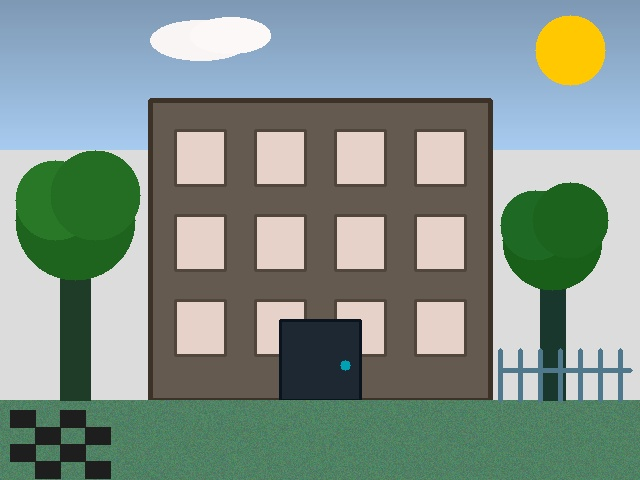
#> input picture workshop-lab4/sample.jpg, 640 x 480 px
$ python grayscale_histogram.py
#> lines starting #> are read from the running program, lines starting #| are printed output that depends on the picture
"""
Workshop Lab 5: Grayscale Histogram
Computes and plots the intensity histogram of a grayscale image.
"""

import cv2
import matplotlib.pyplot as plt
import os

# Load image in grayscale (flag 0)
img = cv2.imread(os.path.join(os.path.dirname(__file__), 'sample.jpg'), 0)
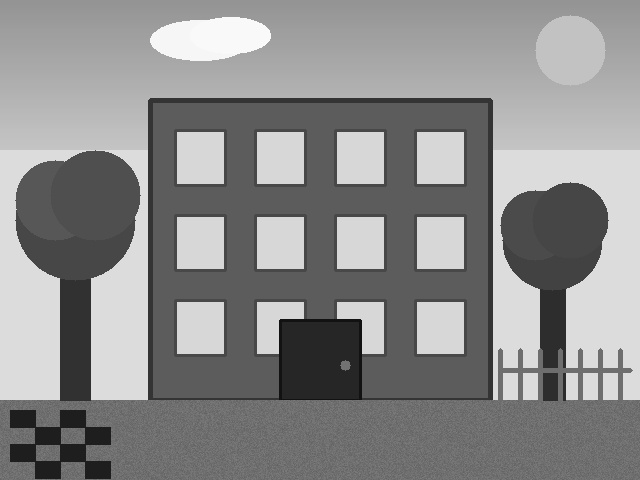
#> img: shape (480, 640); min 12, max 255, mean 139.8

# Compute histogram: 256 bins covering intensity range [0, 256)
hist = cv2.calcHist([img], [0], None, [256], [0, 256])
#> hist = 256 values, max 55220 at index 92, min 0 at index 0, mean 1200

# Plot
plt.figure(figsize=(10, 5))
plt.title('Grayscale Histogram')
plt.xlabel('Pixel Intensity')
plt.ylabel('Frequency')
plt.plot(hist, color='black')
plt.xlim([0, 256])
plt.tight_layout()

os.makedirs(os.path.join(os.path.dirname(__file__), 'outputs'), exist_ok=True)
plt.savefig(os.path.join(os.path.dirname(__file__), 'outputs', 'grayscale_histogram.png'), dpi=150)
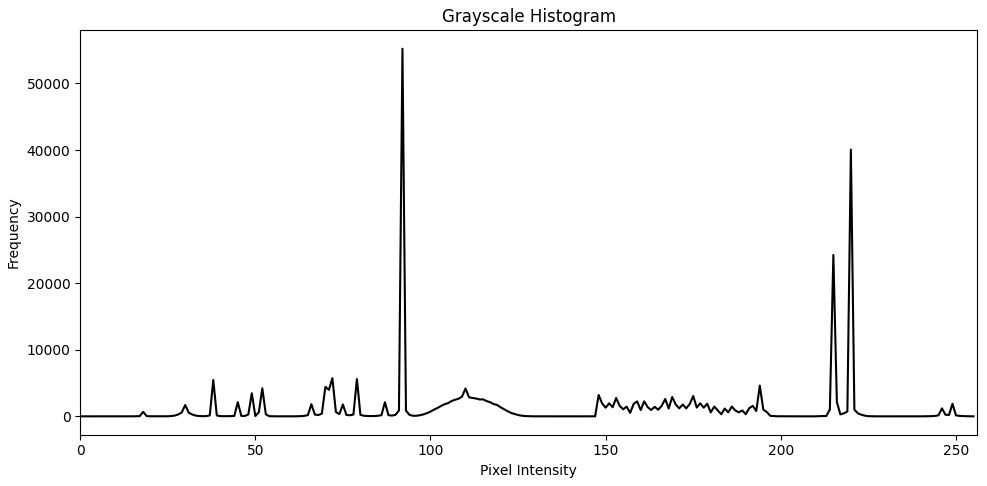
#> figure drawn by matplotlib, 1 panel; curve peaks at x = 92, y = 55220
plt.show()
print('Saved outputs/grayscale_histogram.png')
